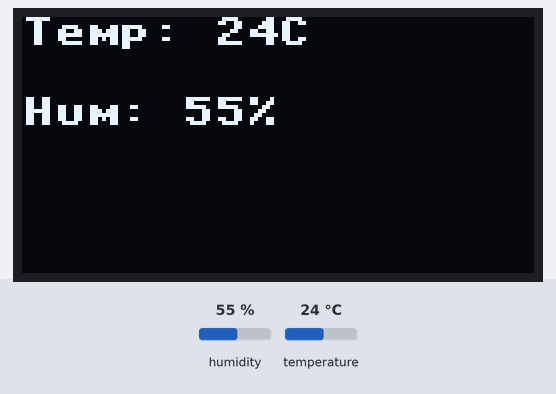
Bench run of a program on a simulated ESP32 board running MicroPython. Parts: 128×64 one-colour display. The test bench sets the inputs (shaded band); at power-on: humidity 55 %, temperature 24 °C.

Above: at 1.2 s.
1.3 s: humidity set to 22 %
At 2.7 s:
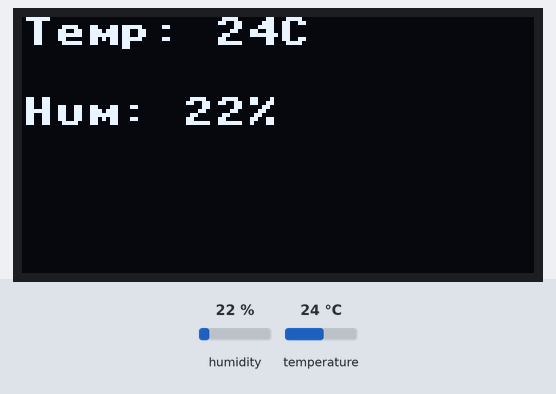
4.0 s: temperature set to 12 °C
At 4.7 s:
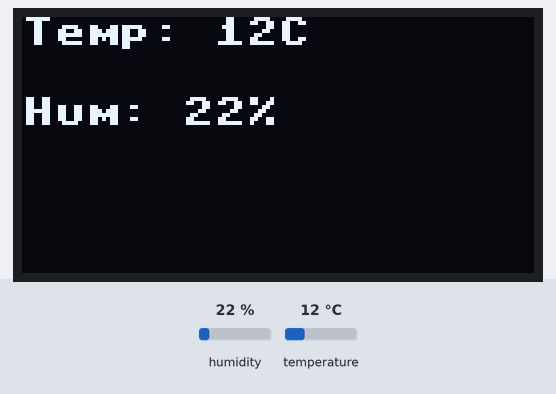
6.7 s: humidity set to 40 %
At 8.8 s:
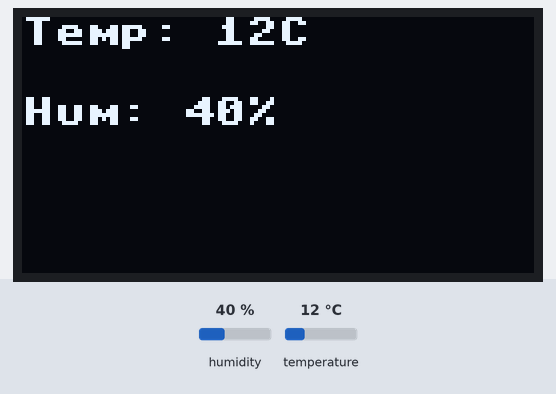
9.7 s: temperature set to 19 °C
Timing chart, 0 to 12.7 s (numbered marks = the images above; inputs shaded):
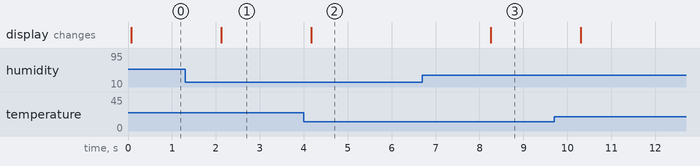

The program:

DHT11-project.py
```python
from machine import Pin, I2C
import time
import dht
import ssd1306

#sensor init
sensor = dht.DHT11(Pin(5))

#screen init
i2c = I2C(0, scl=Pin(22), sda=Pin(21))
oled = ssd1306.SSD1306_I2C(128, 64, i2c)

#getting data from dht11 sensor
def call_dht():
    try:
        sensor.measure()
        return sensor.temperature(), sensor.humidity()
    except OSError as e:
        print('Sensor error')
        return None, None
#printing out data from sensor to OLED screen
def screen_call():
    temp, hum = call_dht()
    oled.fill(0)

    if temp is not None and hum is not None:
        oled.fill(0)
        oled.text("Temp: " + str(temp) + "C", 0, 0)
        oled.text("Hum: " + str(hum) + "%", 0, 20)
    else:
        oled.text("Data error", 0 ,0)

    oled.show()

while True:
    screen_call()

    time.sleep(2)
```

Measured:
- after the input at 1.3 s, the display: changes after 0.82 s (image 1)
- after the input at 4.0 s, the display: changes after 0.17 s (image 2)
- after the input at 6.7 s, the display: changes after 1.6 s (image 3)
